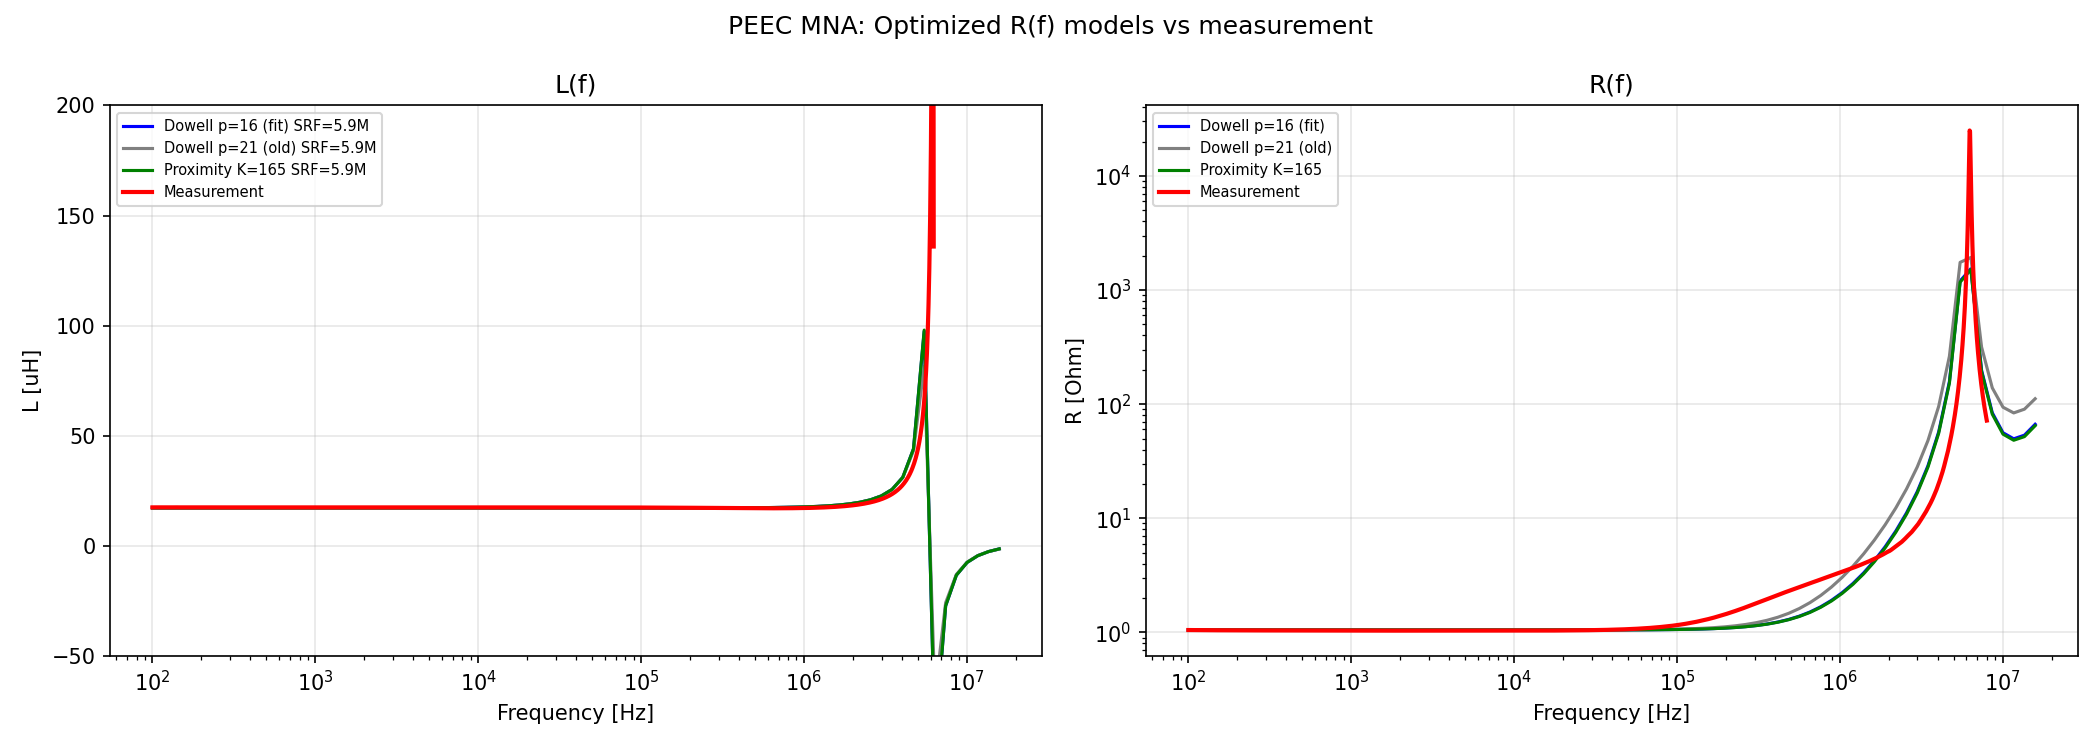

Write Python code to recreate this figure.
"""
spiral_peec_mna_pfit.py

Find optimal Dowell p parameter by fitting to measurement R(f).
Also test a two-parameter model: Dowell low-frequency + saturation at high frequency.
"""

import numpy as np
import time
import os
import pandas as pd

from radia.peec_matrices import PEECBuilder

MU_0 = 4.0 * np.pi * 1e-7
SCRIPT_DIR = os.path.dirname(os.path.abspath(__file__))


def make_dowell_Zs(n_loop, R_dc, h, sigma, w, pitch, p):
	eta = w / pitch
	def Zs_func(freq):
		if freq <= 0:
			return np.zeros(n_loop, dtype=complex)
		omega = 2*np.pi*freq
		delta = np.sqrt(2/(omega*MU_0*sigma))
		Delta = (h/delta)*np.sqrt(eta)
		D2 = 2*Delta
		M1 = (np.sinh(D2)+np.sin(D2))/(np.cosh(D2)-np.cos(D2))
		D1 = (np.sinh(Delta)-np.sin(Delta))/(np.cosh(Delta)+np.cos(Delta))
		Fr = Delta*(M1 + (2/3)*(p**2-1)*D1)
		Fr = max(Fr, 1.0)
		return R_dc*(Fr - 1.0) + 0j
	return Zs_func


def make_proximity_Zs(n_loop, R_dc, h, sigma, w, pitch, K_prox):
	"""Physical proximity model for thin conductors (h << delta).

	R_prox(f) = K_prox * R_dc * (omega * mu0 * sigma * h^2 / 2)

	For h << delta: proximity loss ~ omega^2 * h^2 (eddy currents from external B)
	For h ~ delta:  transition to ~ omega^0.5 (skin-effect limited penetration)

	Uses Dowell's D1 function to capture the h/delta transition naturally.
	K_prox is fitted to measurement (encodes the geometric proximity field strength).
	"""
	eta = w / pitch

	def Zs_func(freq):
		if freq <= 0:
			return np.zeros(n_loop, dtype=complex)
		omega = 2*np.pi*freq
		delta = np.sqrt(2/(omega*MU_0*sigma))
		Delta = (h/delta)*np.sqrt(eta)

		# Dowell D1: captures the h/delta transition naturally
		# D1 ~ Delta^3/6 for small Delta, D1 ~ 1 for large Delta
		D1 = (np.sinh(Delta)-np.sin(Delta))/(np.cosh(Delta)+np.cos(Delta))

		# Proximity Fr: K_prox plays the role of (2/3)(p^2-1)
		Fr_prox = K_prox * Delta * D1

		# Skin effect: M1 term (negligible for thin conductors but included)
		D2 = 2*Delta
		M1 = (np.sinh(D2)+np.sin(D2))/(np.cosh(D2)-np.cos(D2))
		Fr_skin = Delta * M1

		Fr = Fr_skin + Fr_prox
		Fr = max(Fr, 1.0)
		return R_dc * (Fr - 1.0) + 0j

	return Zs_func


# ============================================================
# Read geometry, build PEEC
# ============================================================
df = pd.read_excel(os.path.join(SCRIPT_DIR, 'provided_by_sato', 'point.xlsx'), header=0)
df3 = df.iloc[:, :3].apply(pd.to_numeric, errors='coerce').replace([np.inf, -np.inf], np.nan).dropna()
x_mm, y_mm, z_mm = df3.iloc[:, 0].to_numpy(), df3.iloc[:, 1].to_numpy(), df3.iloc[:, 2].to_numpy()

keep = [0]
for i in range(1, len(x_mm)):
	if np.sqrt((x_mm[i]-x_mm[i-1])**2 + (y_mm[i]-y_mm[i-1])**2 + (z_mm[i]-z_mm[i-1])**2) > 1e-10:
		keep.append(i)
pts_m = np.column_stack([x_mm[keep], y_mm[keep], z_mm[keep]]) * 1e-3
n_pts = len(pts_m)
n_seg = n_pts - 1
L_wire = np.sum(np.linalg.norm(np.diff(pts_m, axis=0), axis=1))

w = 1.750e-3
pitch = 2.000e-3
sigma = 5.8e7
R_meas_dc = 1.05
h = (1.0/sigma) * L_wire / (w * R_meas_dc)

builder = PEECBuilder()
node_ids = []
for p_pt in pts_m:
	node_ids.append(builder.add_node_at(p_pt[0], p_pt[1], p_pt[2], area=pitch*w))
for i in range(n_seg):
	builder.add_connected_segment(node_ids[i], node_ids[i+1], w, h, sigma,
								  cross_section_type=0, nwinc=1, nhinc=1)
builder.add_port(node_ids[0], node_ids[-1])
builder.generate_face_panels(mode=3, eps_r=1.0)

topo = builder.build_topology(include_star=True)
n_loop, n_star, n_nodes = topo['n_loop'], topo['n_star'], topo['n_nodes']
seg_nodes = np.array(topo['segment_nodes'])
L_mat = np.array(topo['L']).reshape(n_loop, n_loop)
R_dc = np.array(topo['R'])
P_mat = np.array(topo['P']).reshape(n_star, n_star)

# C_eff
eps_eff = (1.0 + 4.4) / 2.0
G = np.zeros((n_nodes, n_star))
for s in range(n_seg):
	nf, nt = seg_nodes[s, 0], seg_nodes[s, 1]
	G[nf, 2*s] = G[nt, 2*s] = 0.5
	G[nf, 2*s+1] = G[nt, 2*s+1] = 0.5
X = np.linalg.solve(P_mat / eps_eff, G.T)
C_eff = G @ X

# MNA setup
A_inc = np.zeros((n_nodes, n_loop))
for s in range(n_loop):
	A_inc[seg_nodes[s, 0], s] = +1.0
	A_inc[seg_nodes[s, 1], s] = -1.0

port = topo['ports'][0]
ground_node = port[1]
reduced_nodes = [n for n in range(n_nodes) if n != ground_node]
node_to_reduced = {ni: ri for ri, ni in enumerate(reduced_nodes)}
A_red = A_inc[reduced_nodes, :]
C_red = C_eff[np.ix_(reduced_nodes, reduced_nodes)]
I_port = np.zeros(len(reduced_nodes), dtype=complex)
I_port[node_to_reduced[port[0]]] = 1.0


def mna_sweep(Zs_func, freqs):
	Z_port = np.zeros(len(freqs), dtype=complex)
	for fi, freq in enumerate(freqs):
		omega = 2*np.pi*freq
		Zs = Zs_func(freq)
		Z_branch = np.diag(R_dc + Zs) + 1j*omega*L_mat
		Y_branch = np.linalg.inv(Z_branch)
		Y_node = A_red @ Y_branch @ A_red.T + 1j*omega*C_red
		V_node = np.linalg.solve(Y_node, I_port)
		Z_port[fi] = V_node[node_to_reduced[port[0]]]
	return Z_port


# ============================================================
# Load measurement
# ============================================================
import openpyxl
wb = openpyxl.load_workbook(os.path.join(SCRIPT_DIR, 'provided_by_sato', '14tAir_\u5468\u6ce2\u6570\u7279\u6027\u6e2c\u5b9a\u5024.xlsx'), data_only=True)
ws = wb['Sheet1']
m_freqs, m_Rs, m_Ls = [], [], []
for row in ws.iter_rows(min_row=4, values_only=True):
	if row[1] is not None:
		try:
			m_freqs.append(float(row[1]))
			m_Rs.append(float(row[4]))
			m_Ls.append(float(row[5]))
		except (ValueError, TypeError):
			pass
m_freqs = np.array(m_freqs)
m_Rs = np.array(m_Rs)
m_Ls = np.array(m_Ls)

# ============================================================
# Scan Dowell p values for best R(f) fit
# ============================================================
freqs_fit = np.array([1e5, 3e5, 5e5, 1e6, 2e6])
R_meas_fit = np.array([m_Rs[np.argmin(np.abs(m_freqs-f))] for f in freqs_fit])

# Quick scan with coarse freq grid
freqs_coarse = np.logspace(4, 6.5, 30)
print("Scanning Dowell p for best R(f) fit (100kHz - 2MHz)...")
best_err = 1e10
best_p = 0

for p_test in np.arange(3, 25, 0.5):
	Zs_func = make_dowell_Zs(n_loop, R_dc, h, sigma, w, pitch, p=p_test)
	Z_port = mna_sweep(Zs_func, freqs_fit)
	R_peec = np.real(Z_port)
	err = np.mean(((R_peec - R_meas_fit)/R_meas_fit)**2)
	if err < best_err:
		best_err = err
		best_p = p_test

print(f"Best Dowell p = {best_p:.1f} (RMSE = {np.sqrt(best_err)*100:.1f}%)")

# Now scan K_prox for the physical proximity model
print("\nScanning K_prox for proximity model...")
best_err2 = 1e10
best_K = 0

for K_test in np.arange(10, 500, 5):
	Zs_func = make_proximity_Zs(n_loop, R_dc, h, sigma, w, pitch, K_prox=K_test)
	Z_port = mna_sweep(Zs_func, freqs_fit)
	R_peec = np.real(Z_port)
	err = np.mean(((R_peec - R_meas_fit)/R_meas_fit)**2)
	if err < best_err2:
		best_err2 = err
		best_K = K_test

print(f"Best K_prox = {best_K:.0f} (RMSE = {np.sqrt(best_err2)*100:.1f}%)")

# Equivalent p for K_prox: K = (2/3)(p^2-1) -> p = sqrt(3K/2+1)
p_equiv = np.sqrt(3*best_K/2 + 1)
print(f"Equivalent Dowell p = {p_equiv:.1f}")

# ============================================================
# Final comparison with fine freq grid
# ============================================================
freqs = np.logspace(2, 7.2, 80)
print(f"\nFinal comparison (80 freq points)...")

models = [
	(f"Dowell p={best_p:.0f} (fit)", make_dowell_Zs(n_loop, R_dc, h, sigma, w, pitch, p=best_p)),
	("Dowell p=21 (old)",  make_dowell_Zs(n_loop, R_dc, h, sigma, w, pitch, p=21)),
	(f"Proximity K={best_K:.0f}", make_proximity_Zs(n_loop, R_dc, h, sigma, w, pitch, K_prox=best_K)),
]

all_results = []
for label, Zs_func in models:
	t0 = time.perf_counter()
	Z_port = mna_sweep(Zs_func, freqs)
	dt = time.perf_counter() - t0
	srf = None
	for i in range(len(freqs)-1):
		if np.imag(Z_port[i]) > 0 and np.imag(Z_port[i+1]) < 0:
			f1, f2 = freqs[i], freqs[i+1]
			z1, z2 = np.imag(Z_port[i]), np.imag(Z_port[i+1])
			srf = f1 - z1*(f2-f1)/(z2-z1)
			break
	srf_s = f"{srf/1e6:.2f}M" if srf else "none"
	print(f"  {label:<25s}: SRF={srf_s}, {dt:.0f}s")
	all_results.append((label, Z_port, srf))

# Table
print(f"\n{'freq':>8s}  {'Meas':>7s}", end="")
for label, _, _ in all_results:
	print(f"  {label[:16]:>16s}", end="")
print()
for f_target in [1e4, 1e5, 3e5, 5e5, 1e6, 2e6, 3e6, 5e6]:
	im = np.argmin(np.abs(m_freqs - f_target))
	ip = np.argmin(np.abs(freqs - f_target))
	print(f"{f_target/1e6:7.1f}M  {m_Rs[im]:7.2f}", end="")
	for label, Z_port, _ in all_results:
		R = np.real(Z_port[ip])
		err = (R - m_Rs[im])/m_Rs[im]*100
		print(f"  {R:7.2f} ({err:+5.0f}%)", end="")
	print()

# ============================================================
# Plot
# ============================================================
import matplotlib
matplotlib.use('Agg')
import matplotlib.pyplot as plt

fig, axes = plt.subplots(1, 2, figsize=(14, 5))
colors = ['blue', 'gray', 'green']

# L(f)
ax = axes[0]
for i, (label, Z_port, srf) in enumerate(all_results):
	L_eff = np.imag(Z_port)/(2*np.pi*freqs)
	srf_s = f" SRF={srf/1e6:.1f}M" if srf else ""
	ax.semilogx(freqs, L_eff*1e6, color=colors[i], linewidth=1.5, label=f"{label}{srf_s}")
mask_L = m_Ls > 0
ax.semilogx(m_freqs[mask_L], m_Ls[mask_L]*1e6, 'r-', linewidth=2, label='Measurement')
ax.set_xlabel('Frequency [Hz]')
ax.set_ylabel('L [uH]')
ax.set_title('L(f)')
ax.legend(fontsize=7)
ax.grid(True, alpha=0.3)
ax.set_ylim(-50, 200)

# R(f)
ax = axes[1]
for i, (label, Z_port, srf) in enumerate(all_results):
	R_eff = np.real(Z_port)
	ax.loglog(freqs, np.abs(R_eff), color=colors[i], linewidth=1.5, label=label)
ax.loglog(m_freqs, m_Rs, 'r-', linewidth=2, label='Measurement')
ax.set_xlabel('Frequency [Hz]')
ax.set_ylabel('R [Ohm]')
ax.set_title('R(f)')
ax.legend(fontsize=7)
ax.grid(True, alpha=0.3)

plt.suptitle(f'PEEC MNA: Optimized R(f) models vs measurement', fontsize=12)
plt.tight_layout()
out_path = os.path.join(SCRIPT_DIR, 'spiral_peec_mna_pfit.png')
plt.savefig(out_path, dpi=150)
plt.close()
print(f"\nFigure saved: {out_path}")
